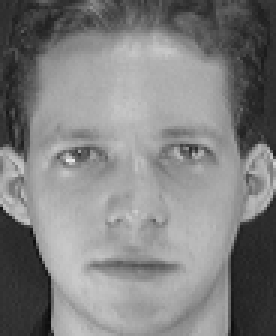
#> input picture LBP/att_faces/s1/1.pgm, 92 x 112 px, found by its file name (shown 3 times larger); its folder holds 3 pictures in this run
$ python extracao_lbp.py
#> lines starting #> are read from the running program, lines starting #| are printed output that depends on the picture
# -*- coding: utf-8 -*-
# Importar o OpenCV para abrir imagens e transformar para escala de cinza
import cv2, os, re

# Ferramentas para calcular o histograma
from scipy.stats import itemfreq
# Para extrair o vetor de características
from skimage.feature import local_binary_pattern

# Aqui você tem que definir o diretório completo com barra pra direita
dir_origem = "/home/aluno/Documentos/TCC/LBP/att_faces/"
#dir_origem = ("att_faces/")

# Função para ordenar string e int
def natural_sort(l):
    convert = lambda text: int(text) if text.isdigit() else text.lower()
    alphanum_key = lambda key: [ convert(c) for c in re.split('([0-9]+)', key) ]
    return sorted(l, key = alphanum_key)

numPessoas = 10

# Lista os arquivos da pasta e ordena
conteudo = os.listdir(dir_origem)
conteudo = natural_sort(conteudo)

# Vetor para treinamento do modelo e rótulos
train_feat = []
# Criação das labens (rótulos/classes) para o classificador
train_label = []

''' Será usado para o classificador '''
# Vetor para teste de predict
test_feat = []
# Criação das labens (rótulos/classes) para o classificador
test_label = []

# Para cada pasta de pessoa listada...
for pessoa in conteudo:

    # Esse aqui é o nome da pasta da pessoa... vamos usar como label
#    print(diretorios)

    # Não esquece de adicionar a barra pra direita no final do caminho
    dir_pessoas = dir_origem + pessoa + '/'

    '''
    # Como tem um README lá, tem que verificar se o endereço é uma pasta
    # Se não for, passa para o próximo
    '''
    if not os.path.isdir(dir_pessoas): continue

    # Lista o conteúdo das pessoas
    conteudo_pessoas = os.listdir(dir_pessoas)
    conteudo_pessoas = natural_sort(conteudo_pessoas)

#    pessoas = glob.glob(dir_pessoas+"/*")
#    pessoas = natural_sort(os.listdir(dir_pessoas))

    cont = 0

    # Agora você está manipulando as imagens...
    for i in conteudo_pessoas:

        img_file = dir_pessoas + i

        img = cv2.cvtColor(cv2.imread(img_file), cv2.COLOR_BGR2GRAY)
#> img: shape (112, 92); min 11, max 234, mean 128.3

    #    Apenas para mostrar a imagem
#        cv2.imshow("Resultado", img)
#        cv2.waitKey(0)

        radius = 2 # raio
        points = 8 # qtd de pontos considerados como vizinhos
        method = "nri_uniform"

        # Extrair o LBP
        lbp = local_binary_pattern(img, points, radius, method = method)
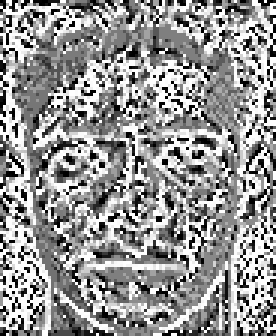
#> lbp: shape (112, 92) float64 (shown 3 times larger); min 0, max 58, mean 33.9; drawn with min black and max white

        # Ver o vetor gerado
#        print("LBP:", lbp)

        # Calcula o histograma normalizado
        x = itemfreq(lbp)
#> x = 59 pairs, first value 0 to 58, second value 39 to 1910
        total_sum = sum(x[:, 1])
#> total_sum = 10304

#        print("Histograma:", total_sum)

#        print("Soma total:", sum(total_sum))

        '''
        Aqui você vai fazer o seguinte:
        as 05 primeiras imgs vão para o train_feat e as outras para test_feat

        Faz um if else aqui que conta até 5 pra separar quando vai pra um e
        quando vai para outro.
        '''
        if cont < 5:

        # Adiciona o vetor de características extraído num outro vetor para
        # ser usado no classificador
            train_feat.append(x[:, 1]/total_sum)


            '''
            Agora você tembém precisa adicionar a classe/rótulo/label da imagem
            Eu disse que tinha que ser número, mas da com String também...
            Então vamos usar o nome da pasta como label: s1, s2, s3, ...

            No teste também tem que adicionar, mas vai ser pra gente contar quantas
            o classificador acertou.
            '''

            train_label.append(pessoa)
            cont = cont + 1

        else:

            if cont < 10:

                test_feat.append(x[:, 1]/total_sum)

                test_label.append(pessoa)

                cont = cont + 1
#> pass 2 of the loop `for pessoa in conteudo:`:
#> conteudo_pessoas = ['1.pgm']
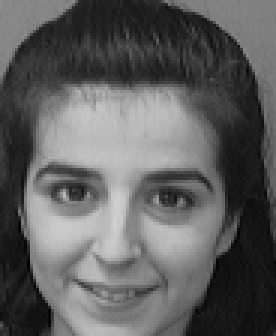
#> input picture LBP/att_faces/s10/1.pgm, 92 x 112 px, found by its file name (shown 3 times larger)
#> `lbp = local_binary_pattern(img, points, radius, method = method)`:
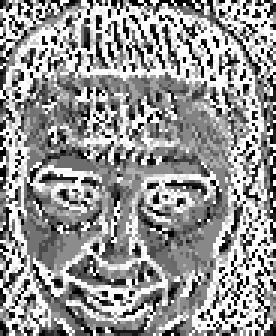
#> lbp: shape (112, 92) float64 (shown 3 times larger); min 0, max 58, mean 34.1; drawn with min black and max white
#> x = 59 pairs, first value 0 to 58, second value 36 to 1960


'''
Depois de extrair todas as características e separar metada em cada vetor
(train_feat e test_feat), vamos criar um objeto do nosso classificador.

Neste caso estou dizendo que ele vai usar o kernel RBF (aquela imagem que te
mostrei no Skype que tinha também linear e polinomial eu acho...)

probability=True é só pra ver a % de certeza dele de cada imagem para
cada classe
'''
# Importar os classificadores
from sklearn import svm, tree
from sklearn.svm import SVC
from sklearn.neighbors import KNeighborsClassifier
from sklearn.neural_network import MLPClassifier
from sklearn.model_selection import GridSearchCV
from sklearn.ensemble import RandomForestClassifier
from sklearn import tree

'''
Variedade de classificadores interessantes que eu encontrei, porém apenas o
KNN e o SVM se destacaram, os outros possuem uma taxa de acurácia extremamente
baixa. Talvez seja viável pegar apenas os 3 melhores e deixar os outros de lado.
'''
# [16 lines of commented-out code are left out]

clf = RandomForestClassifier(n_estimators=2000, criterion="entropy", verbose=1, oob_score = True, n_jobs = -1, random_state=0)


'''
Depois vc precisa criar o modelo de aprendizagem, que é onde o classificador
vai tentar separar todas as suas amostras de treinamento de acordo com a classe
(label/rótulo) delas. Para isso, precisa passar dois parâmetros: o vetor e a
classe de cada. Por isso que eu criei o train_label e coloquei a identificação
da pessoa
'''
# Treina o modelo com os vetores de características e o rótulo (classe/identificador) de cada um
clf.fit(train_feat, train_label)


'''
Depois de criar um modelo de aprendizagem de máquima ele vai tentar classificar
as seguites amostras...
'''
# Classifica cada amostra do seguinte vetor
#> (the run stopped early here; a loop or call above may not have finished)
